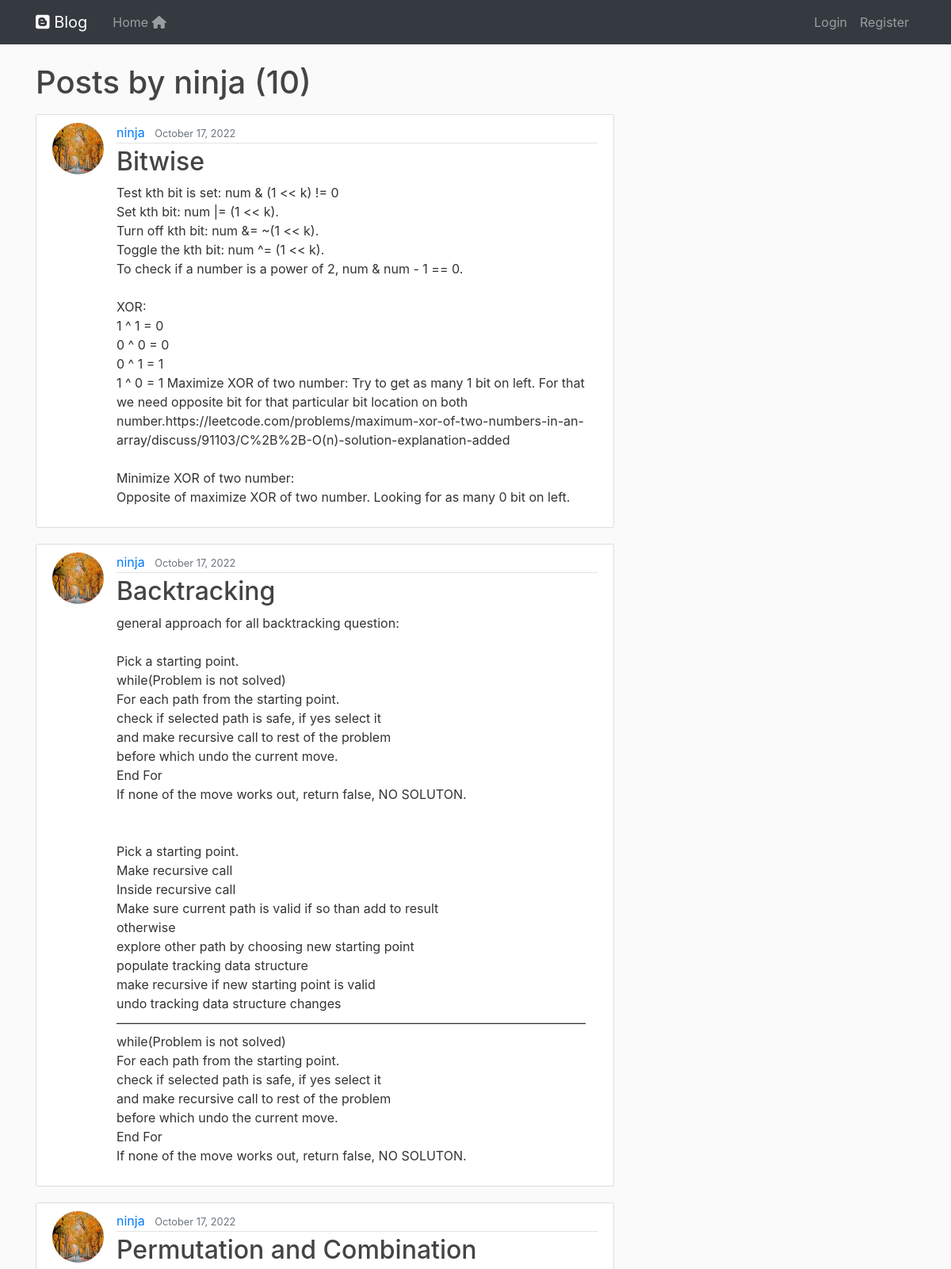
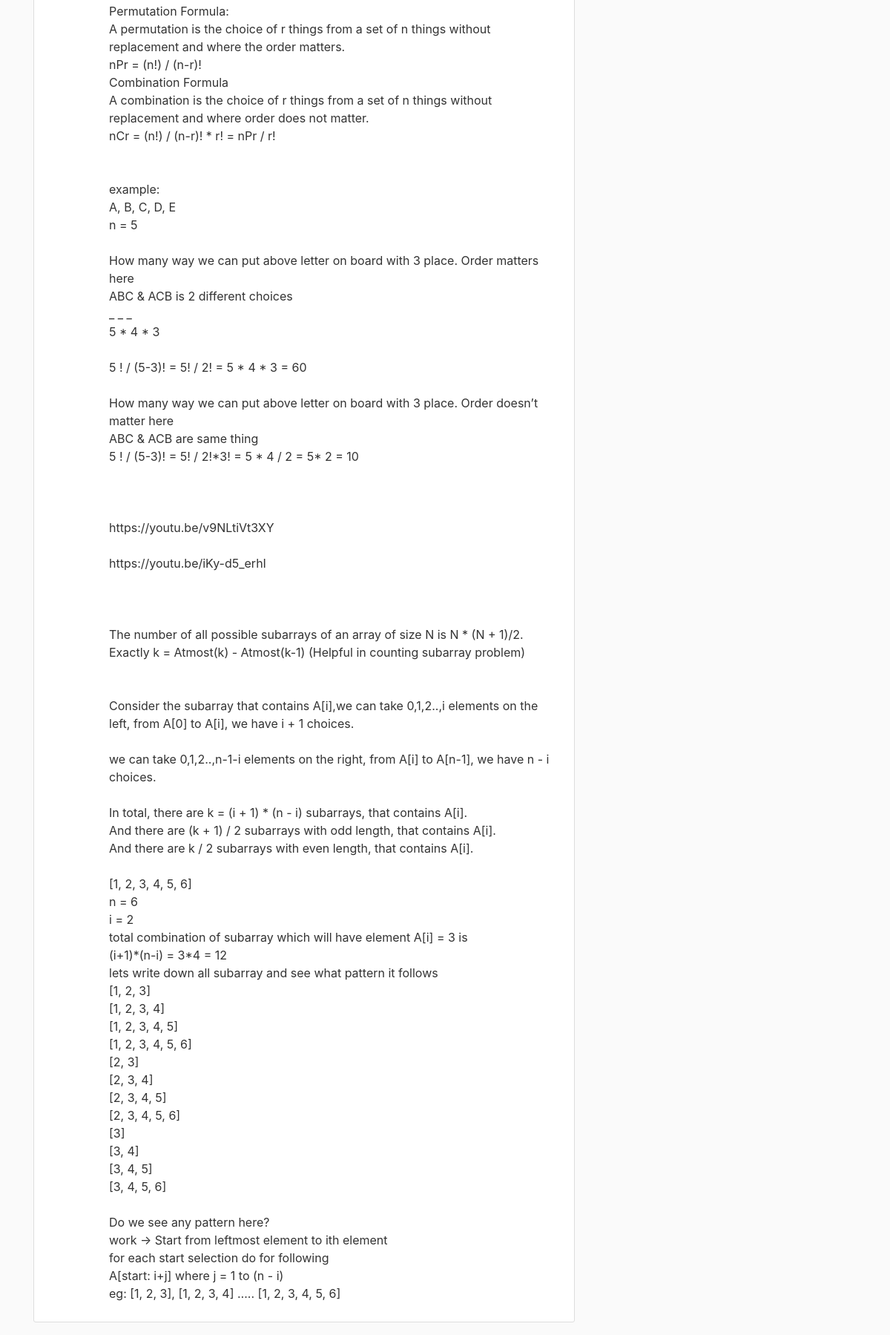
/user/ninja (upper part), run on the app's committed database (2 pictures, top to bottom).
### blog/models.py (models this page shows, shortened)
class Post(models.Model):
    title = models.CharField(max_length=100)
    content = models.TextField()
    date_posted = models.DateTimeField(default=timezone.now)
    author = models.ForeignKey(User, on_delete= models.CASCADE)

### users/models.py (models this page shows, shortened)
class Profile(models.Model):
    user = models.OneToOneField(User, on_delete= models.CASCADE)
    image = models.ImageField(default = 'default.jpg', upload_to='profile_pics')

### blog/views.py (the view)
# urls.py: path('user/<str:username>', UserPostListView.as_view(), name='user-posts'),
class UserPostListView(ListView):
    model = Post
    template_name = 'blog/user_posts.html'  # <app>/<model>_<viewtype>.html
    context_object_name = 'posts'
    paginate_by = 5
    def get_queryset(self):
        try:
            user = get_object_or_404(User, username=self.kwargs.get('username'))
        except Http404:
            logger.error(f"Failed to find username {self.kwargs.get('username')} in User model.")
            messages.warning(self.request, "Something went wrong, can not view posts filtered by user.")
            raise Http404("User doesn't exist")
        return Post.objects.filter(author=user).order_by('-date_posted')

### blog/templates/blog/user_posts.html (shortened to what this page needs)
{% extends "blog/base.html" %}
{% block content %}
    <h1 class="mb-3">Posts by {{ view.kwargs.username }} ({{ page_obj.paginator.count }})</h1>
    {% for post in posts %}
        <article class="media content-section">
          <img class="rounded-circle article-img" src="{{ post.author.profile.image.url }}">
          <div class="media-body">
            <div class="article-metadata">
              <a class="mr-2" href="{% url 'user-posts' post.author.username %}">{{ post.author }}</a>
              <small class="text-muted">{{ post.date_posted|date:"F d, Y" }}</small>
            </div>
            <h2><a class="article-title" href="{% url 'post-detail' post.id %}">{{ post.title }}</a></h2>
            <p class="article-content">{{ post.content }}</p>
          </div>
        </article>
    {% endfor %}
{% endblock content %}

### blog/static/blog/main.css (style rules this page uses)
h1, h2, h3, h4, h5, h6 { color: #444444; }
.content-section { background: #ffffff; padding: 10px 20px; border: 1px solid #dddddd; border-radius: 3px; margin-bottom: 20px; }
.article-title { color: #444444; }
.article-content { white-space: pre-line; }
.article-img { height: 65px; width: 65px; margin-right: 16px; }
.article-metadata { padding-bottom: 1px; margin-bottom: 4px; border-bottom: 1px solid #e3e3e3 }

### data on the page
Post: author.profile.image (picture), author "ninja", date_posted "October 17, 2022", title "Bitwise", content "Test kth bit is set: num & (1 << k) != 0 Set kth bit: num |= (1 << k). Turn off kth bit: num &= ~(1 << k). Toggle the kth bit: num ^= (1 << k). To check if a number is a power of 2, num & num - 1 == 0. XOR: 1 ^ 1 = 0 0 ^ 0 = 0 0 ^ 1 = 1 1 ^ 0 = 1 Maximize XOR of two number: Try to get as many 1 bit on left. For that we need opposite bit for that particular bit location on both number.https://leetcode.com/problems/maximum-xor-of-two-numbers-in-an-array/discuss/91103/C%2B%2B-O(n)-solution-explanation-added Minimize XOR of two number: Opposite of maximize XOR of two number. Looking for as many 0 bit on left."
Post: author.profile.image (picture), author "ninja", date_posted "October 17, 2022", title "Backtracking", content "general approach for all backtracking question: Pick a starting point. while(Problem is not solved) For each path from the starting point. check if selected path is safe, if yes select it and make recursive call to rest of the problem before which undo the current move. End For If none of the move works out, return false, NO SOLUTON. Pick a starting point. Make recursive call Inside recursive call Make sure current path is valid if so than add to result otherwise explore other path by choosing new starting point populate tracking data structure make recursive if new starting point is valid undo tracking data structure changes ————————————————————————————————————— while(Problem is not…"
Post: author.profile.image (picture), author "ninja", date_posted "October 17, 2022", title "Permutation and Combination", content "Permutation Formula: A permutation is the choice of r things from a set of n things without replacement and where the order matters. nPr = (n!) / (n-r)! Combination Formula A combination is the choice of r things from a set of n things without replacement and where order does not matter. nCr = (n!) / (n-r)! * r! = nPr / r! example: A, B, C, D, E n = 5 How many way we can put above letter on board with 3 place. Order matters here ABC & ACB is 2 different choices _ _ _ 5 * 4 * 3 5 ! / (5-3)! = 5! / 2! = 5 * 4 * 3 = 60 How many way we can put above letter on board with 3 place. Order doesn’t matter here ABC & ACB are same thing 5 ! / (5-3)! = 5! / 2!*3! = 5 * 4 / 2 = 5* 2 = 10…"

### other printed values
{{ view.kwargs.username }} "ninja"
{{ page_obj.paginator.count }} "10"
